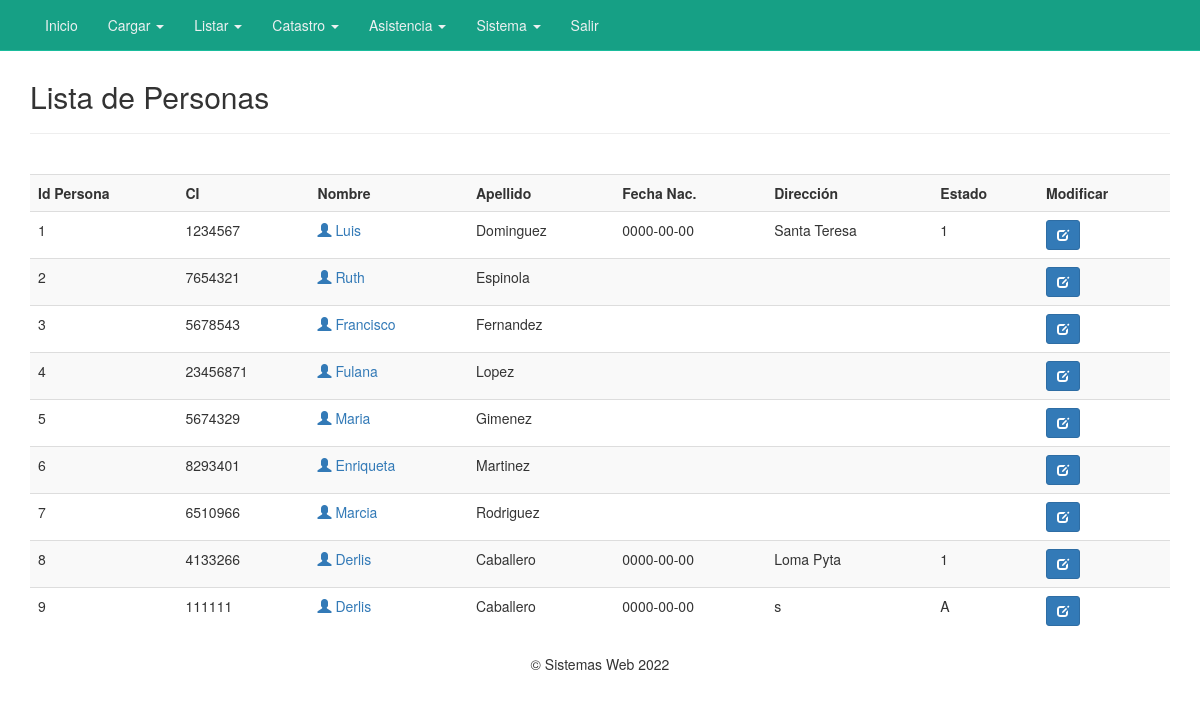
The app's page /listPersona.php (signed in) with its own data.
### tables this page shows
CREATE TABLE `personas` (
  `id_pers` int(11) NOT NULL AUTO_INCREMENT,
  `pers_ci` int(10) DEFAULT NULL,
  `pers_nom` varchar(20) DEFAULT NULL,
  `pers_ape` varchar(20) DEFAULT NULL,
  `pers_fecnac` date DEFAULT NULL,
  `pers_dir` char(200) DEFAULT NULL,
  `pers_estado` char(1) DEFAULT NULL,
  PRIMARY KEY (`id_pers`)
);

### listPersona.php (the view, shortened to what this page needs)
<?php
include("conexion.php");
?>
<!DOCTYPE html>
<html lang="es">
<head>
	<link href="css/bootstrap.min.css" rel="stylesheet">
	<link href="css/style_nav.css" rel="stylesheet">
</head>
<body>
	<nav class="navbar navbar-default navbar-fixed-top">
		<?php include('nav.php');?>
	</nav>
	<div class="container">
		<div class="content">
			<h2>Lista de Personas</h2>
			<hr />
			<br />
			<div class="table-responsive">
			<table class="table table-striped table-hover">
				<tr>
                    <th>Id Persona</th>
					<th>CI</th>
					<th>Nombre</th>
                    <th>Apellido</th>
                    <th>Fecha Nac.</th>
					<th>Dirección</th>
					<th>Estado</th>
					<th>Modificar</th>
				</tr>
				<?php
				$sql = mysqli_query($con, "SELECT * FROM personas ORDER BY id_pers ASC");
				if(mysqli_num_rows($sql) == 0){
					echo '<tr><td colspan="8">No hay datos.</td></tr>';
				}else{
					while($row = mysqli_fetch_assoc($sql)){
						echo '
						<tr>
							<td>'.$row['id_pers'].'</td>
							<td>'.$row['pers_ci'].'</td>
                            <td><a href="profilePersona.php?nik='.$row['pers_ci'].'"><span class="glyphicon glyphicon-user" aria-hidden="true"></span> '.$row['pers_nom'].'</a></td>
                            <td>'.$row['pers_ape'].'</td>
							<td>'.$row['pers_fecnac'].'</td>
                            <td>'.$row['pers_dir'].'</td>
                            <td>'.$row['pers_estado'].'</td>
							<td>
								<a href="editPersona.php?nik='.$row['pers_ci'].'" title="Editar datos" class="btn btn-primary btn-sm"><span class="glyphicon glyphicon-edit" aria-hidden="true"></span></a>
							</td>
						</tr>
						';
					}
				}
				?>
			</table>
			</div>
		</div>
	</div><center>
	<p>&copy; Sistemas Web <?php echo date("Y");?></p
		</center>
</body>
</html>

### css/style_nav.css (style rules this page uses)
.navbar-default { background-color: #16a085; border-color: #1abc9c; }

### listPersona.php (style rules this page uses)
.content { margin-top: 80px; }

### records on screen
personas: id_pers "1", pers_ci "1234567", pers_nom "Luis", pers_ape "Dominguez", pers_fecnac "0000-00-00", pers_dir "Santa Teresa", pers_estado "1"
personas: id_pers "2", pers_ci "7654321", pers_nom "Ruth", pers_ape "Espinola"
personas: id_pers "3", pers_ci "5678543", pers_nom "Francisco", pers_ape "Fernandez"
personas: id_pers "4", pers_ci "23456871", pers_nom "Fulana", pers_ape "Lopez"
personas: id_pers "5", pers_ci "5674329", pers_nom "Maria", pers_ape "Gimenez"
personas: id_pers "6", pers_ci "8293401", pers_nom "Enriqueta", pers_ape "Martinez"
personas: id_pers "7", pers_ci "6510966", pers_nom "Marcia", pers_ape "Rodriguez"
personas: id_pers "8", pers_ci "4133266", pers_nom "Derlis", pers_ape "Caballero", pers_fecnac "0000-00-00", pers_dir "Loma Pyta", pers_estado "1"
personas: id_pers "9", pers_ci "111111", pers_nom "Derlis", pers_ape "Caballero", pers_fecnac "0000-00-00", pers_dir "s", pers_estado "A"
